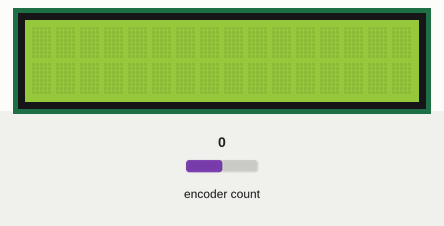
This program was run on a simulated Raspberry Pi (BCM pin numbers). On the bench: 16×2 character LCD. The test bench sets the inputs (shaded band); at power-on: encoder count 0. What the program prints to the terminal is not drawn.

Above: at 1.2 s.
1.3 s: encoder count set to 1
At 1.6 s:
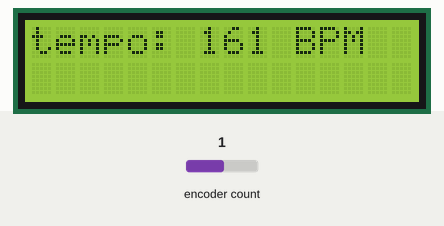
2.8 s: encoder count set to 2
At 3.9 s:
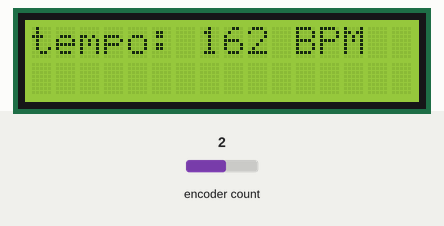
4.3 s: encoder count set to 3
At 5.1 s:
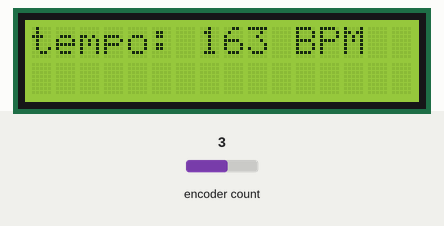
Timing chart, 0 to 7.3 s (numbered marks = the images above; inputs shaded):
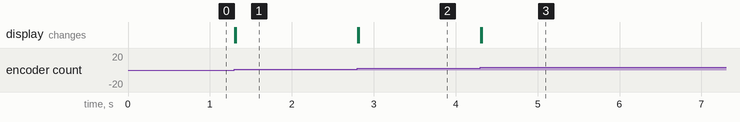

Measured:
- after the input at 1.3 s, the display: first changes at once (image 1 shows a later state)
- after the input at 2.8 s, the display: first changes at once (image 2 shows a later state)
- after the input at 4.3 s, the display: first changes at once (image 3 shows a later state)

The program:

testing_lcd_and_encoder.py
```python
import time
import Adafruit_CharLCD as LCD
from threading import Event
from gpiozero import RotaryEncoder, Button
rotor = RotaryEncoder(16, 20, wrap=True, max_steps=180)
rotor.steps = 160

done = Event()

# Raspberry Pi pin setup
lcd_rs = 25
lcd_en = 24
lcd_d4 = 23
lcd_d5 = 17
lcd_d6 = 18
lcd_d7 = 22
lcd_backlight = 2

# Define LCD column and row size for 16x2 LCD.
lcd_columns = 16
lcd_rows = 2

lcd = LCD.Adafruit_CharLCD(lcd_rs, lcd_en, lcd_d4, lcd_d5, lcd_d6, lcd_d7, lcd_columns, lcd_rows, lcd_backlight)

def text():
    lcd.clear()
    text = rotor.steps
    text_string = str(text)
    print(text)
    sr = 'tempo: ' + text_string + ' BPM'
    lcd.message(sr)

rotor.when_rotated = text
done.wait()
```
